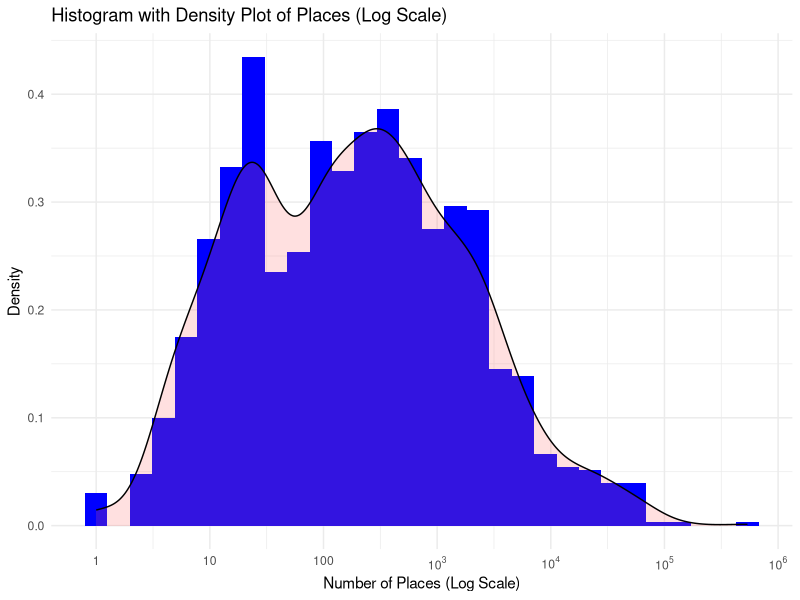
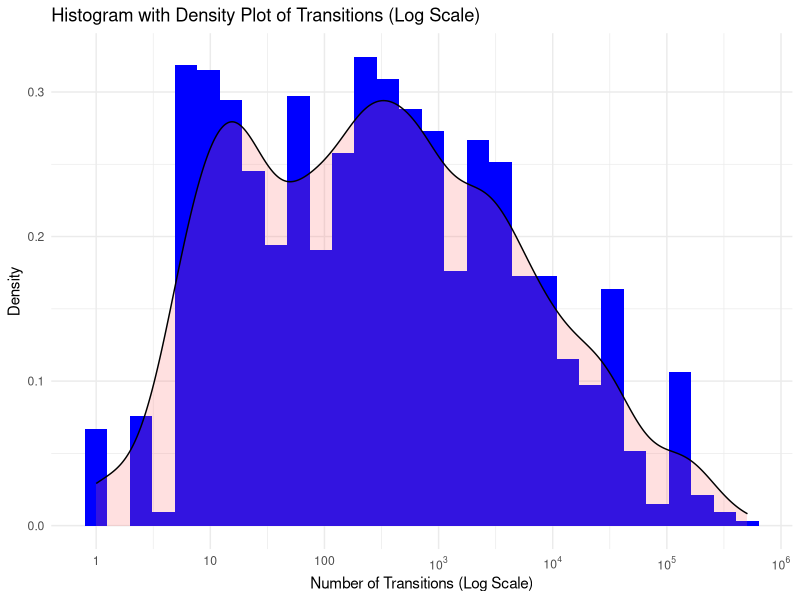
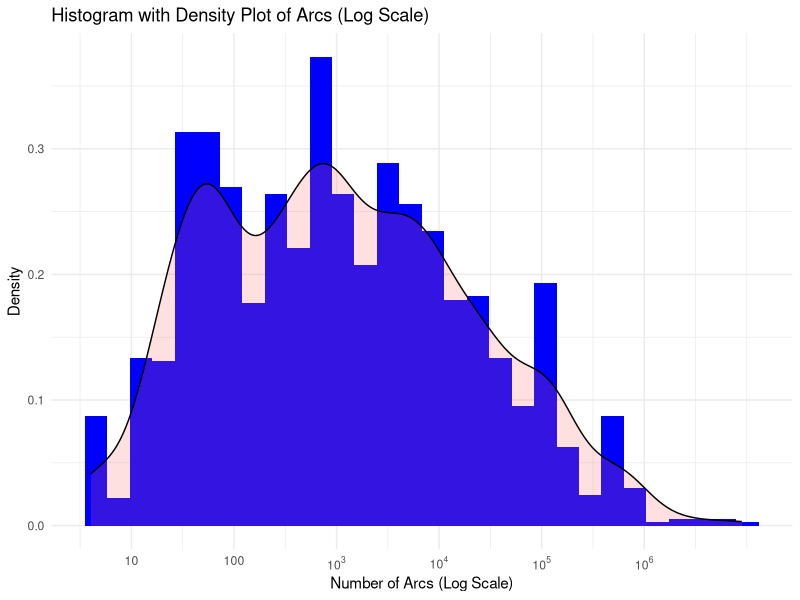
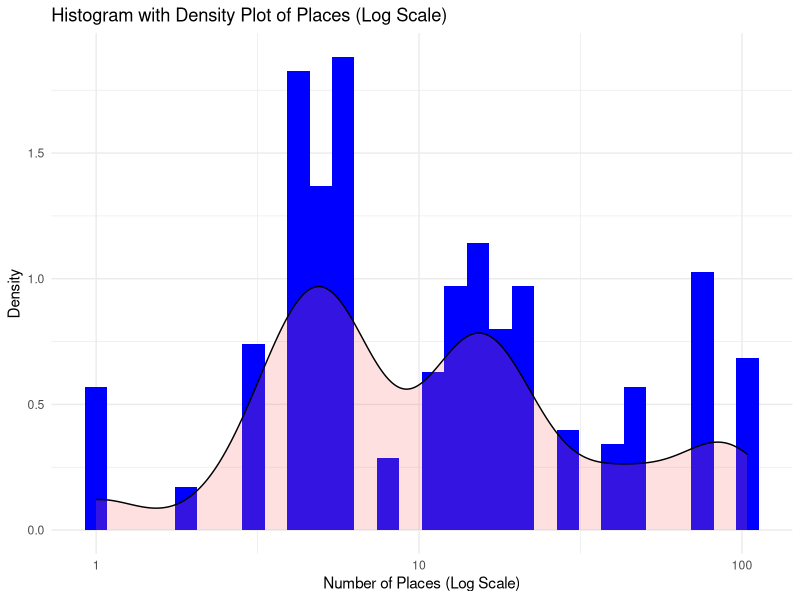
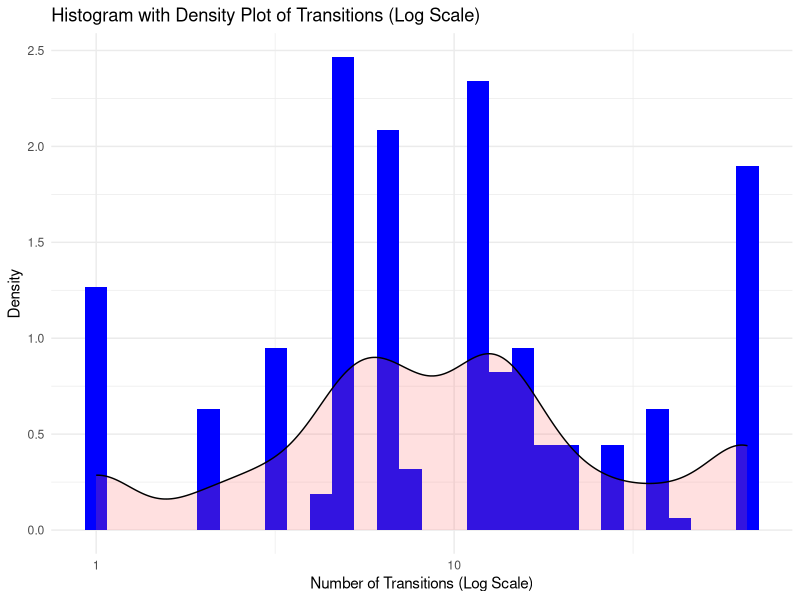
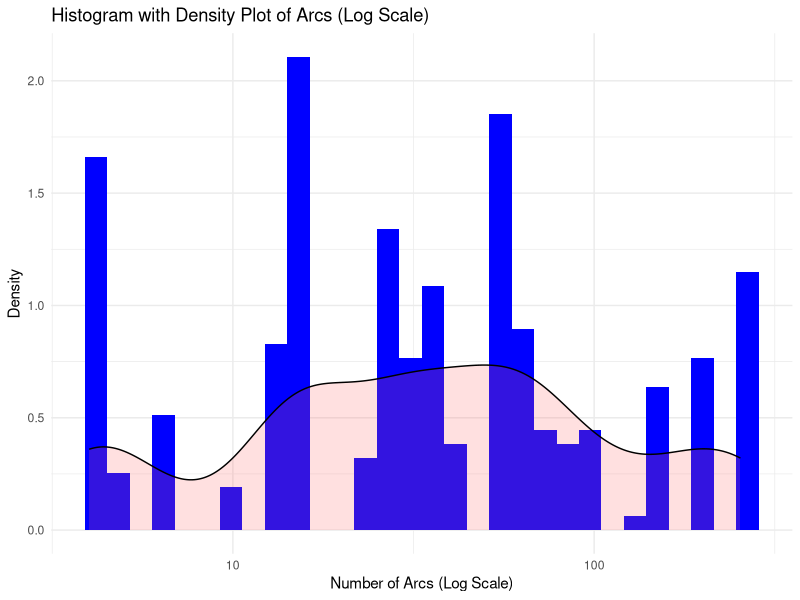
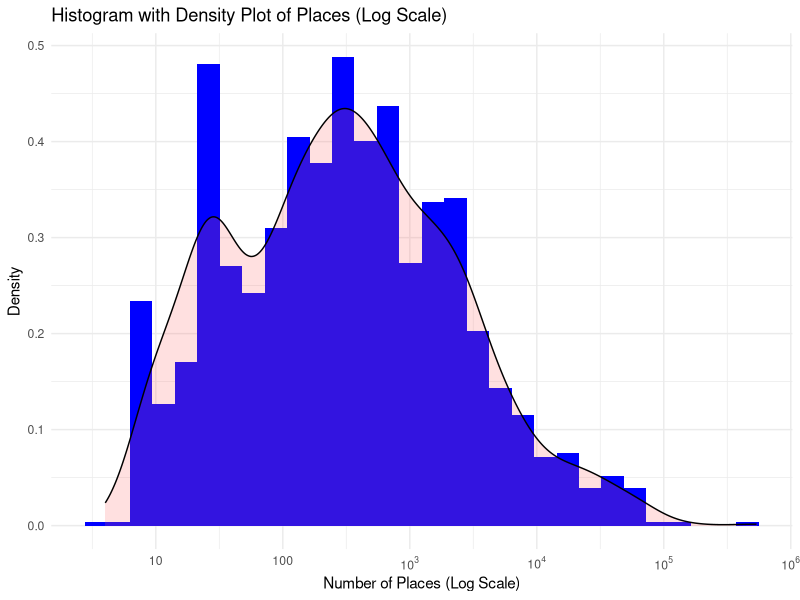
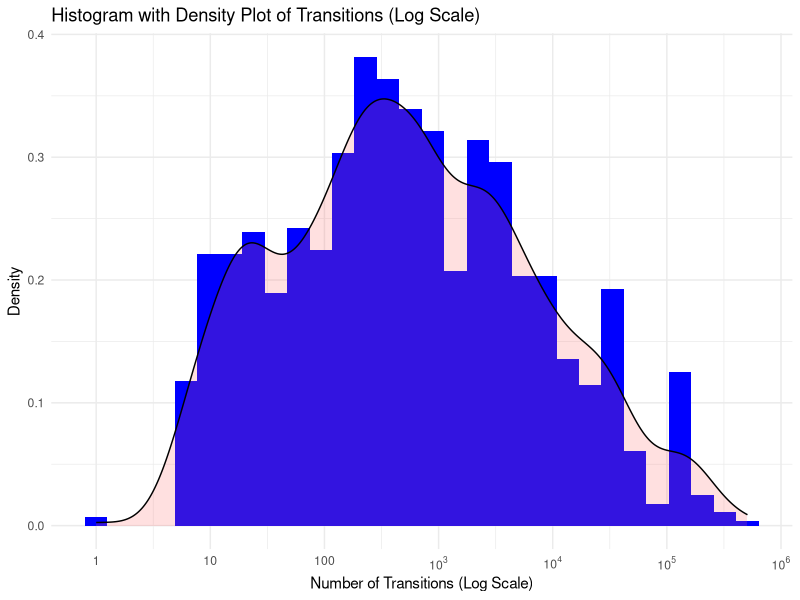

The R script that drew these images, in order:
# Import necessary libraries
library(ggplot2)
library(readr)
library(scales)
library(tidyr)
library(dplyr)

# Function to create density histogram plot
create_density_plot <- function(df, column_name, model_type=NULL) {
  if (!is.null(model_type)) {
    df <- df %>% filter(ModelType == model_type)
  }
  
  p <- ggplot(df, aes_string(x = column_name)) +
    geom_histogram(aes(y = ..density..), bins = 30, fill = "blue") +
    geom_density(alpha = .2, fill = "#FF6666") +  # Add density plot
    scale_x_log10(breaks = c(1,10,100,1e3,1e4,1e5,1e6),  # Manual breaks
                  labels = c("1", "10", 100 ,expression(10^3), expression(10^4),
                             expression(10^5), expression(10^6))) +  # Manual labels
    theme_minimal() +
    ggtitle(paste0("Histogram with Density Plot of ", column_name, " (Log Scale)")) +
    xlab(paste0("Number of ", column_name, " (Log Scale)")) +
    ylab("Density")
  
  # Save the plot to a PNG file
  ggsave(filename = paste0(column_name, "_density_plot_", model_type, ".png"), plot = p, dpi = 300)
}

# Function to create box plot
create_box_plot <- function(df, model_type=NULL) {
  if (!is.null(model_type)) {
    df <- df %>% filter(ModelType == model_type)
  }
  
  df_long <- pivot_longer(df, cols = c(Places, Transitions, Arcs), names_to = "Metric", values_to = "Count")
  
  p <- ggplot(df_long, aes(x = Metric, y = Count)) +
    geom_boxplot() +
    scale_y_log10(breaks = c(1,10,100,1e3,1e4,1e5,1e6,1e7),  # Manual breaks
                  labels = c("1", "10", "100" ,expression(10^3), expression(10^4),
                             expression(10^5), expression(10^6), expression(10^7))) +  # Manual labels
    theme_minimal() +
    ggtitle(paste0("Box Plot of Places, Transitions, and Arcs (Log Scale)")) +
    xlab("Metric") +
    ylab("Count (Log Scale)")
  
  ggsave(filename = paste0("box_plot_", model_type, ".png"), plot = p, dpi = 300)
}

# Load the data
data <- read_csv("ModelDescriptions.csv")

# Split Model column into ModelFamily, ModelType, ModelInstance
data <- data %>% 
  separate(Model, into = c("ModelFamily", "ModelType", "ModelInstance"), sep = "-")

# Invoke the function for Places, Transitions, and Arcs
create_density_plot(data, "Places")
create_density_plot(data, "Transitions")
create_density_plot(data, "Arcs")

# Invoke the function for Places, Transitions, and Arcs for each ModelType separately
create_density_plot(data, "Places", "COL")
create_density_plot(data, "Transitions", "COL")
create_density_plot(data, "Arcs", "COL")

create_density_plot(data, "Places", "PT")
create_density_plot(data, "Transitions", "PT")
create_density_plot(data, "Arcs", "PT")

# Create box plot for all data
create_box_plot(data)

# Create box plot for each ModelType separately
create_box_plot(data, "COL")
create_box_plot(data, "PT")
